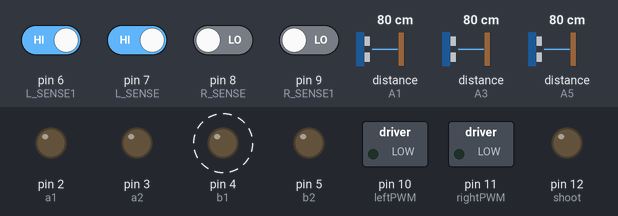
Simulated run of this sketch. Board: Arduino Uno, built with avr-gcc and run on an emulated ATmega328P. Shown: switched loads named in the sketch (green lamp = pin HIGH), output pins drawn as LEDs (lit = HIGH). Dashed ring = blinking. Inputs (shaded band) come from the test bench; at power-on: pin 6 (L_SENSE1), pin 7 (L_SENSE) HIGH, pin 8 (R_SENSE), pin 9 (R_SENSE1) LOW, distance to the obstacle (sensors on A1, A3, A5) 80 cm. The echo pulse lasts 58.3 µs per cm; pins used as bus, display or sensor lines are not drawn; what the sketch prints to the serial monitor is not drawn.

Above: at 1.2 s.
1.3 s: pin 7 (L_SENSE) driven LOW
At 1.45 s:
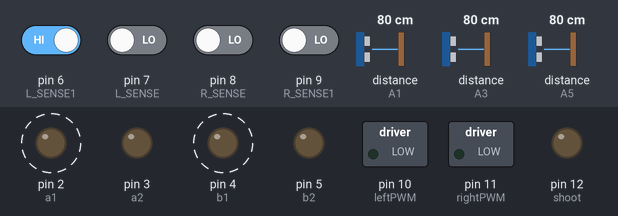
4.3 s: pin 8 (R_SENSE) driven HIGH
At 4.46 s:
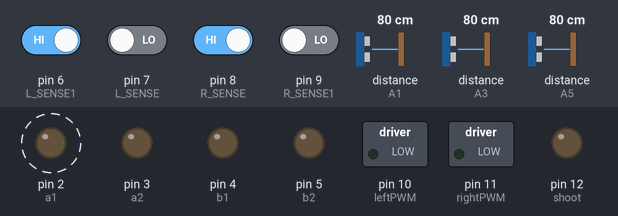
7.3 s: pin 7 (L_SENSE) driven HIGH
At 7.61 s:
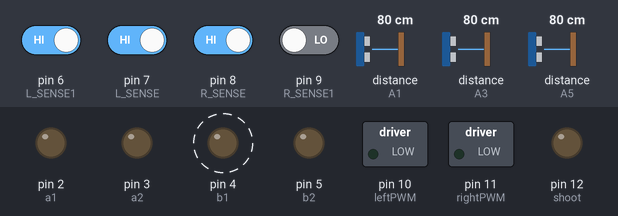
10.3 s: pin 9 (R_SENSE1) driven HIGH
At 11.4 s:
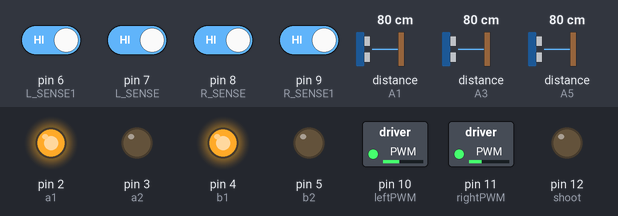
Timing chart, 0 to 12.9 s (numbered marks = the images above; inputs shaded):
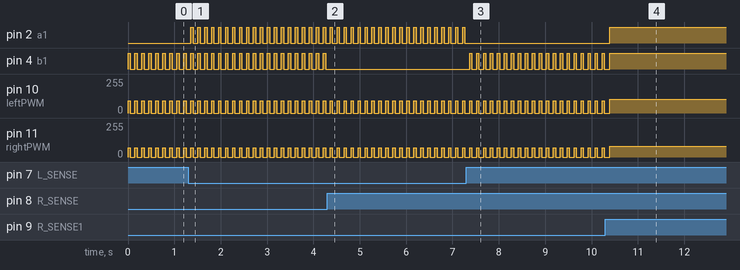

Measured:
- after the input at 1.3 s, pin 2 (a1): alternates HIGH for 0.05 s and LOW for 0.10 s, starting after 0.05 s
- after the input at 4.3 s, pin 4 (b1): stops changing and stays LOW
- after the input at 7.3 s, pin 2 (a1): stops changing and stays LOW; pin 4 (b1): alternates HIGH for 0.05 s and LOW for 0.10 s, starting after 0.07 s
- after the input at 10.3 s, pin 2 (a1): LOW → HIGH after 0.09 s; pin 4 (b1): goes on until 10.4 s, then stays HIGH
- by itself, pin 4 (b1): alternates HIGH for 0.05 s and LOW for 0.10 s
- by itself, pin 10 (leftPWM): alternates 91/255 for 0.05 s and 0/255 for 0.10 s
- by itself, pin 11 (rightPWM): alternates 70/255 for 0.05 s and 0/255 for 0.10 s

The sketch:

bth_v2.ino
```cpp
#define STOP 0  //停止
#define RUN 1   //前进
#define BACK 2  //后退
#define LEFT 3  //左转
#define RIGHT 4 //右转
#define a1 2
#define a2 3
#define b1 4
#define b2 5
#define bluetooth Serial
#define L_SENSE 7
#define R_SENSE 8
#define L_SENSE1 6
#define R_SENSE1 9
#define TRIG1 A2     // 左边的超声波模块的触发引脚
#define ECHO1 A3     // 左边的超声波模块的回响引脚
#define TRIG2 A4     // 中间的超声波模块的触发引脚
#define ECHO2 A5     // 中间的超声波模块的回响引脚
#define TRIG3 A0    // 右边的超声波模块的触发引脚
#define ECHO3 A1     // 右边的超声波模块的回响引脚
#define THRESHOLD 20 // 定义避障的阈值（单位为厘米）
#define shoot 12
int L = 0;
int R = 0;
int L1 = 0;
int R1 = 0;

char data;

int leftPWM = 10;  // L298N使能端左
int rightPWM = 11; // L298N使能端右

void Work(int c, int value)
{
  analogWrite(leftPWM,1.3*value); //设置PWM输出，设置速度  (左右是定义反了）
  analogWrite(rightPWM, value);
  switch (c)
  {
  case RUN:
    Serial.println("RUN"); //前进输出状态
    digitalWrite(a1, HIGH);
    digitalWrite(a2, LOW);
    digitalWrite(b1, HIGH);
    digitalWrite(b2, LOW);
    break;
  case BACK:
    Serial.println("BACK"); //后退输出状态
    digitalWrite(a1, LOW);
    digitalWrite(a2, HIGH);
    digitalWrite(b1, LOW);
    digitalWrite(b2, HIGH);
    break;
  case LEFT:
    Serial.println("LEFT"); //左转输出状态
    digitalWrite(a1, LOW);
    digitalWrite(a2, LOW);
    digitalWrite(b1, HIGH);
    digitalWrite(b2, LOW);
    break;
  case RIGHT:
    Serial.println("RIGHT"); //右转弯输出状态
    digitalWrite(a1, HIGH);
    digitalWrite(a2, LOW);
    digitalWrite(b1, LOW);
    digitalWrite(b2, LOW);
    break;
  default:
    Serial.println("STOP"); //停止输出状态
    digitalWrite(a1, LOW);
    digitalWrite(a2, LOW);
    digitalWrite(b1, LOW);
    digitalWrite(b2, LOW);
  }
}

void setup()
{
  // 设置电机引脚为输出模式
  pinMode(a1, OUTPUT);
  pinMode(a2, OUTPUT);
  pinMode(b1, OUTPUT);
  pinMode(b2, OUTPUT);
  pinMode(leftPWM, OUTPUT);
  pinMode(rightPWM, OUTPUT);
  pinMode(TRIG1, OUTPUT);
  pinMode(ECHO1, INPUT);
  pinMode(TRIG2, OUTPUT);
  pinMode(ECHO2, INPUT);
  pinMode(TRIG3, OUTPUT);
  pinMode(ECHO3, INPUT);
  pinMode(L_SENSE, INPUT);
  pinMode(R_SENSE, INPUT);
  pinMode(L_SENSE1, INPUT);
  pinMode(R_SENSE1, INPUT);
  pinMode(shoot,OUTPUT);
  bluetooth.begin(9600);
}
int bluetoothWork()
{
  // 如果蓝牙有数据可读
  while (1)
  {
    if (bluetooth.available())
    {
      // 读取一个字节的数据并存储在data变量中
      data = bluetooth.read();

      // 根据不同的数据执行不同的动作
      switch (data)
      {
      case 'F': // 前进
        Work(RUN, 200);
        break;
      case 'B': // 后退
        Work(BACK, 150);
        break;
      case 'L': // 左转
        Work(LEFT, 150);
        break;
      case 'R': // 右转
        Work(RIGHT, 100);
        break;
      case 'S': // 停止
        Work(STOP, 0);
        break;
      case 'A':
        digitalWrite(shoot,HIGH);
        delay(2000);
        digitalWrite(shoot,LOW);

        break;
      default: // 其他情况，停止
        Work(STOP, 0);
        break;
      }
    }
  }
}

// 定义一个函数，用于测量超声波模块返回的距离（单位为厘米）
float measureDistance(int trigPin, int echoPin)
{
  // 发送一个10微秒的高电平信号到触发引脚
  digitalWrite(trigPin, HIGH);
  delayMicroseconds(10);
  digitalWrite(trigPin, LOW);
  delayMicroseconds(10);
  // 测量回响引脚返回的高电平信号的持续时间（单位为微秒）
  long duration = pulseIn(echoPin, HIGH);

  // 根据声速计算距离（单位为厘米）
  float distance = duration * 0.034 / 2;

  // 返回距离值
  return distance;
}
void hongwai()
{
  while (1)
  {
    L = digitalRead(L_SENSE);
    R = digitalRead(R_SENSE);
    L1 = digitalRead(L_SENSE1);
    R1 = digitalRead(R_SENSE1);
    if (!L == HIGH && !R == HIGH)
    {
      Work(RUN, 70);
    }
    else if (L == LOW && R == HIGH)
    {
      Work(RIGHT, 70);
    }
    else if (L == HIGH && R == LOW)
    {
      Work(LEFT, 70);
    }
    else if (L1 == LOW && R1 == HIGH)
    {
      Work(RIGHT, 70);
    }
    else if (L1 == HIGH && R1 == LOW)
    {
      Work(LEFT, 70);
    }
    if (L1 == HIGH && R1 == HIGH && L == HIGH && R == HIGH)
    {
      Work(STOP, 0);
      return;
    }
    delay(50);
    Work(STOP, 0);
    delay(100);
    Serial.println("红外循迹");
  }
}

int chaosb()
{
  while (1)
  {
    // 测量三个超声波模块返回的距离
    float distance1 = measureDistance(TRIG1, ECHO1);
    float distance2 = measureDistance(TRIG2, ECHO2);
    float distance3 = measureDistance(TRIG3, ECHO3);
    Serial.println(distance1);
    Serial.println(distance2);
    Serial.println(distance3);
    // 根据距离值判断是否需要避障，并控制电机运动
    if ((distance2 < THRESHOLD) || (distance1 < THRESHOLD) || (distance3 < THRESHOLD))
    {
      // 如果任意一个超声波模块检测到障碍物，就倒退并转向
      Work(STOP, 0);
      if (distance1 > distance3)
      {
        // 如果左边的距离大于右边的距离，就向左转
        Work(LEFT, 80);
      }
      else
      {
        // 否则就向右转
        Work(RIGHT, 80);
      }
      delay(50); // 转向一段时间后再继续前进
      Work(STOP, 0);
      delay(50); // 前进一段时间后再重新检测距离
      Work(RUN, 50);
      delay(50); // 前进一段时间后再重新检测距离
      Work(STOP, 0);
      delay(50); // 前进一段时间后再重新检测距离
    }
    else
    {
      // 如果没有检测到障碍物，就直行
      Work(RUN, 80);
    }
    if (bluetooth.available())
    {
      break;
    }
  }
}
void loop()
{
  hongwai();
  chaosb();
  bluetoothWork();
}
```
